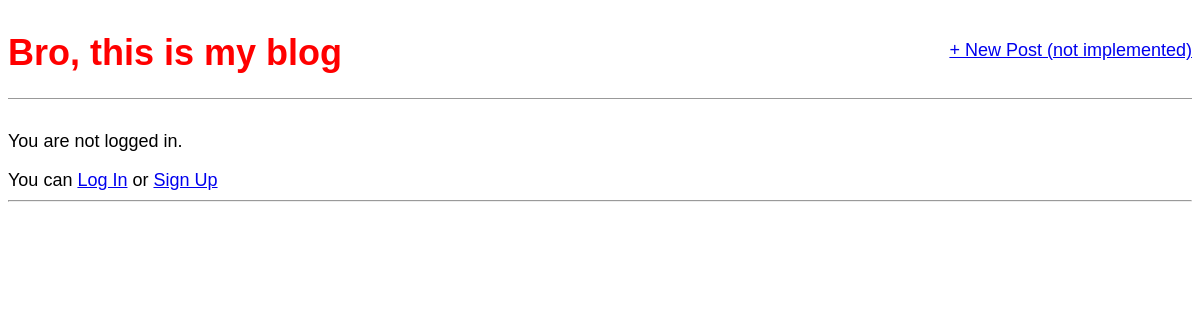
The app's page /, older data.
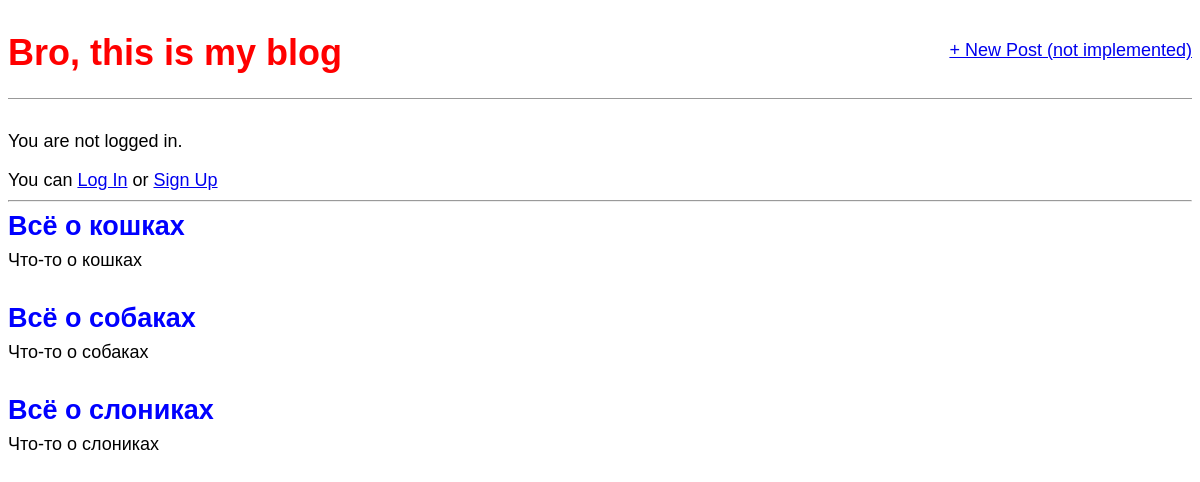
The same page, newer data.
### AdminUser/apps/blog/models.py (models this page shows, shortened)
class Post(models.Model):
    title = models.CharField(verbose_name='Заголовок', max_length=200)
    author = models.ForeignKey('auth.User', verbose_name='Автор', on_delete=models.CASCADE,)
    body = models.TextField(verbose_name='Содержание')
    class Meta:
        verbose_name = 'Пост'
        verbose_name_plural = 'Посты'

### AdminUser/apps/blog/views.py (the view)
# urls.py: path('', BlogListView.as_view(), name='home'),
class BlogListView(ListView):
    model = Post
    template_name = 'main/home.html'

### AdminUser/templates/main/home.html
{% extends 'main/base.html' %}
{% block content %}
  {% for post in object_list %}
    <div class="post-entry">
      <h2><a href="">{{ post.title }}</a></h2>
      <p>{{ post.body }}</p>
    </div>
  {% endfor %}
{% endblock content %}

Row changes from the older to the newer data that the page shows:
added Post: title "Всё о кошках", body "Что-то о кошках"
added Post: title "Всё о собаках", body "Что-то о собаках"
added Post: title "Всё о слониках", body "Что-то о слониках"
